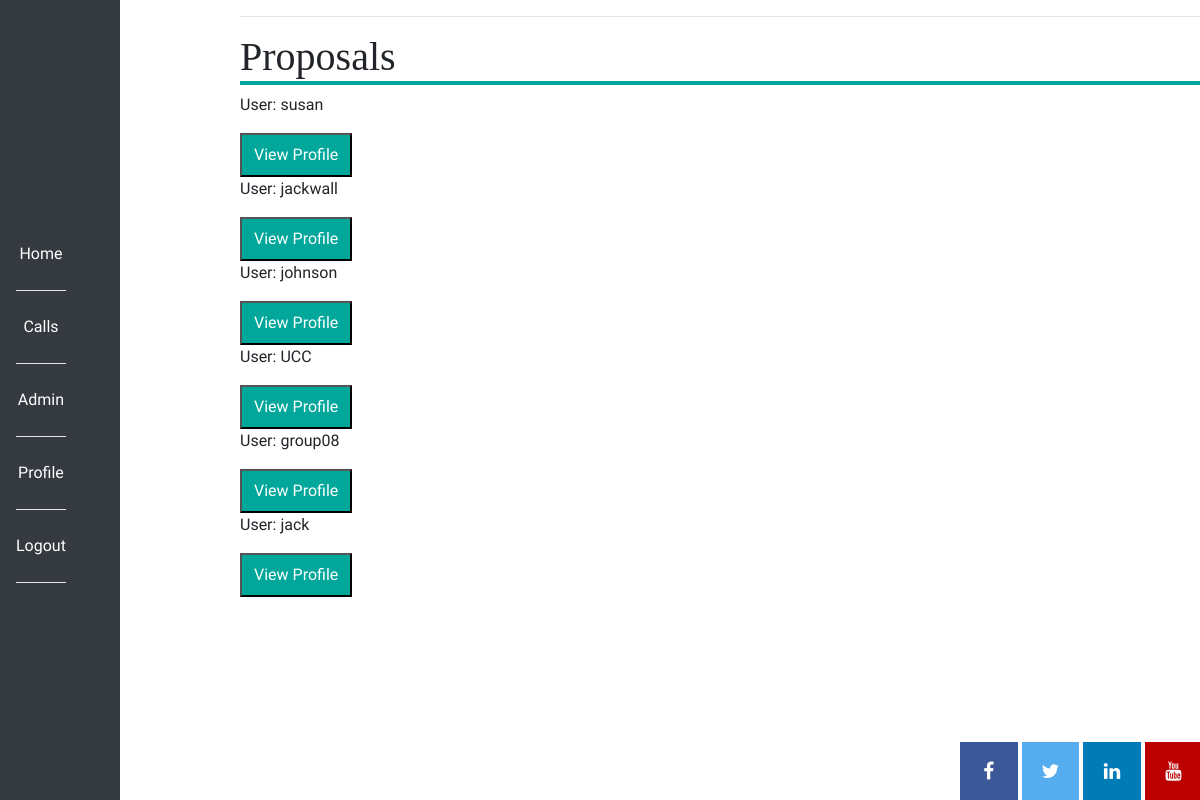
The app's page /view_users (signed in), older data.
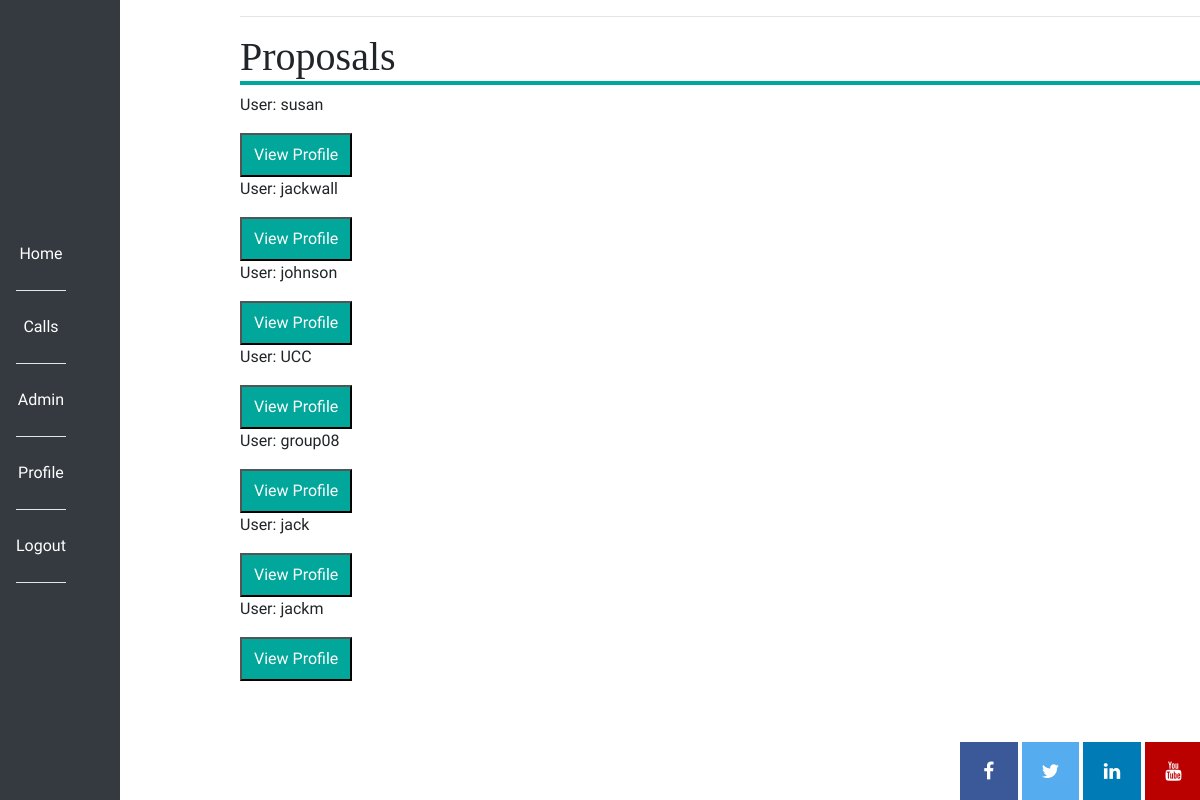
The same page, newer data.
### app/models.py (models this page shows, shortened)
class User(db.Model, UserMixin):
    id = db.Column(db.Integer, primary_key=True)
    username = db.Column(db.String(64), index=True, unique=True)
    email = db.Column(db.String(120), index=True, unique=True)
    password_hash = db.Column(db.String(128))
    access = db.Column(db.Integer)
    proposals = db.relationship('Proposal', backref='author', lazy='dynamic')
    education_info = db.relationship("EducationInfo", backref="author", lazy="dynamic")
    employment = db.relationship("Employment", backref="author", lazy="dynamic")
    professional_studies = db.relationship("ProfessionalStudies", backref="author", lazy="dynamic")
    distinctions_and_awards = db.relationship("DistinctionsAndAwards", backref="author", lazy="dynamic")
    funding_diversification = db.relationship("FundingDiversification", backref="author", lazy="dynamic")
    team_members = db.relationship("TeamMembers", backref="author", lazy="dynamic")
    impacts = db.relationship("Impacts", backref="author", lazy="dynamic")
    innovations = db.relationship("Innovation", backref="author", lazy="dynamic")
    publications = db.relationship("Publication", backref="author", lazy="dynamic")
    presentations = db.relationship("Presentation", backref="author", lazy="dynamic")
    academic_collabs = db.relationship("AcademicCollabs", backref="author", lazy="dynamic")
    non_academic_collabs = db.relationship("NonAcademicCollabs", backref="author", lazy="dynamic")
    conferences = db.relationship("Conference", backref="author", lazy="dynamic")
    communications = db.relationship("Communications", backref="author", lazy="dynamic")
    funding_ratio = db.relationship("FundingRatio", backref="author", lazy="dynamic")
    public_engagement = db.relationship("PublicEngagement", backref="author", lazy="dynamic")
    about_me = db.Column(db.String(140))
    last_seen = db.Column(db.String(20), default=datetime.utcnow().strftime("%B %d %Y"))
    def is_admin(self):
        return self.access == 2

### app/routes.py (the view)
@app.route("/view_users")
@login_required
def view_users():
    if not current_user.is_admin():
        flash("Admin area only")
        return redirect(url_for("index"))
    users = User.query.all()
    return render_template("view_users.html", svg=svg, title="View Users", users=users)

### app/models.py (called while the page is built)
@login.user_loader
def load_user(id):
    return User.query.get(int(id))

### app/routes.py (called while the page is built)
@app.before_request
def before_request():
    if current_user.is_authenticated:
        current_user.last_seen = datetime.utcnow().strftime("%B %d %Y")
        db.session.commit()

### app/templates/view_users.html
{% extends "base.html" %}
{% block content %}
<main>
<h1>Proposals</h1>
{% for entry in users %}
    <p>User: {{ entry.username }}</p>
    <a href="{{ url_for('profile', username=entry.username) }}"><button>View Profile</button></a>
{% endfor %}
</main>
{% endblock %}

### app/templates/base.html (shortened to what this page needs)
<html>
    <head>
      <link rel="stylesheet" href="https://cdnjs.cloudflare.com/ajax/libs/font-awesome/4.7.0/css/font-awesome.min.css">
      <link rel="stylesheet" href="https://maxcdn.bootstrapcdn.com/bootstrap/4.3.1/css/bootstrap.min.css">
        <link rel="stylesheet" href="{{  url_for('static', filename='css/style.css') }}">
    </head>
    <body>
        <div class="nav">
        <nav class="navbar">
            <ul class="navbar-nav">
                <li class="nav-item"><a class="nav-link" href="{{ url_for('index') }}">Home</a></li>
                <li class="nav-item"><a class="nav-link" href="{{ url_for('calls') }}">Calls</a></li>
                {% if current_user.is_anonymous %}
                <li class="nav-item"><a class="nav-link" href="{{ url_for('login') }}">Login</a></li>
                {% else %}
                    {% if current_user.is_admin() %}
                        <li class="nav-item"><a class="nav-link" href="{{ url_for('admin') }}">Admin</a></li>
                    {% elif current_user.access == 4 %}
                        <li class="nav-item"><a class="nav-link" href="{{ url_for('reviewer') }}">Reviewer</a></li>
                    {% elif current_user.access == 1 %}
                        <li class="nav-item"><a class="nav-link" href="{{ url_for('workbench') }}">Workbench</a></li>
                    {% elif current_user.access == 3 %}
                        <li class="nav-item"><a class="nav-link" href="{{ url_for('account_application') }}">Apply for Account</a></li>
                    {% endif %}
                    <li class="nav-item"><a class="nav-link" href="{{  url_for('profile', username=current_user.username) }}">Profile</a></li>
                    <li class="nav-item"><a class="nav-link" href="{{ url_for('logout') }}">Logout</a></li>
                {% endif %}
            </ul>
        </nav>
        </div>
        <div class="flash">
            <hr>
            </div>
            {% block content %}{% endblock %}
            <div class="social">
                    <a href="https://www.facebook.com/ScienceFoundationIreland/" target="_blank" class="fa fa-facebook"></a>
                    <a href="https://twitter.com/scienceirel" target="_blank" class="fa fa-twitter"></a>
                    <a href="https://www.linkedin.com/company/science-foundation-ireland" target="_blank" class="fa fa-linkedin"></a>
                    <a href="https://www.youtube.com/ScienceFoundationIreland" target="_blank" class="fa fa-youtube"></a>
            </div>
    </body>
</html>

### app/static/css/style.css (style rules this page uses)
.nav { background-color:#343A40; float:left; width:10%; height:100%; position: fixed; top:0; }
nav { width:100%; float:left; }
.nav-item { text-align:center; border-bottom:.1em #e5e5e5 solid; padding: 1em 0em; color:white; }
.nav-link { font-size:1em; color:white; }
main { display:block; margin-left:20%; }
h1, h2, h3, h4, h5, h6 { font-family:Georgia, Times, serif; }
h1 { border-bottom: .1em solid #00A79A; }
p, div, a { font-family: 'Nobile', Helvetica, Arial, sans-serif; }
button { background-color:#00A79A; color:white; text-align: center; cursor: pointer; padding: 0.5em 0.75em; }
.nav-link, .nav-link:hover, .nav-link:active, .nav-link:visited { color:white; text-decoration: none; }
.social { float:right; margin-left:80%; position: fixed; bottom: 0; width: 50%; }
.fa { padding:1em; font-size: 1.2em; height:3em; width: 3em; text-align: center; text-decoration: none; }
.fa-facebook { background: #3B5998; color: white; }
.fa-twitter { background: #55ACEE; color: white; }
.fa-linkedin { background: #007bb5; color: white; }
.fa-youtube { background: #bb0000; background: #bb0000; color: white; }
a,a:hover, a:focus, a:active { text-decoration: none; }
.flash { padding-left:20%; width:100%; }

Row changes from the older to the newer data that the page shows:
added User: username "jackm"
